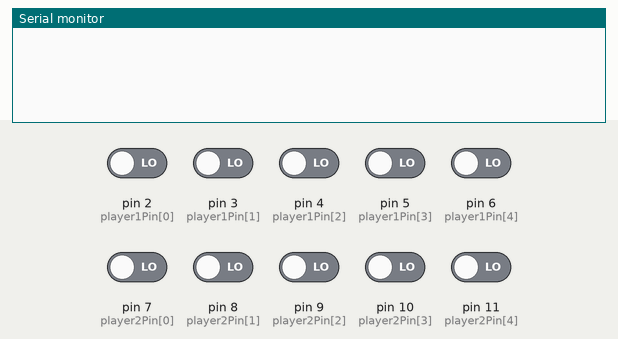
A sketch run on a simulated Arduino Uno, built with avr-gcc and run on an emulated ATmega328P. On the bench: the last lines printed to the serial monitor. Inputs (shaded band) come from the test bench; at power-on: pin 2 (player1Pin[0]), pin 3 (player1Pin[1]), pin 4 (player1Pin[2]), pin 5 (player1Pin[3]), pin 6 (player1Pin[4]), pin 7 (player2Pin[0]), pin 8 (player2Pin[1]), pin 9 (player2Pin[2]), pin 10 (player2Pin[3]), pin 11 (player2Pin[4]) LOW.

Above: at 6.8 s.
6.9 s: pin 2 (player1Pin[0]) driven HIGH
At 13.0 s:
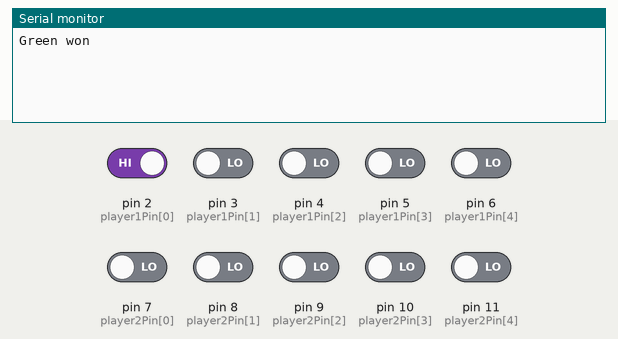
13.5 s: pin 7 (player2Pin[0]) driven HIGH
At 18.9 s:
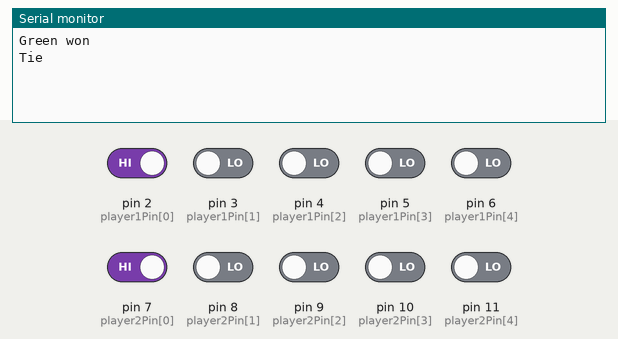
19.5 s: pin 8 (player2Pin[1]) driven HIGH
At 24.8 s:
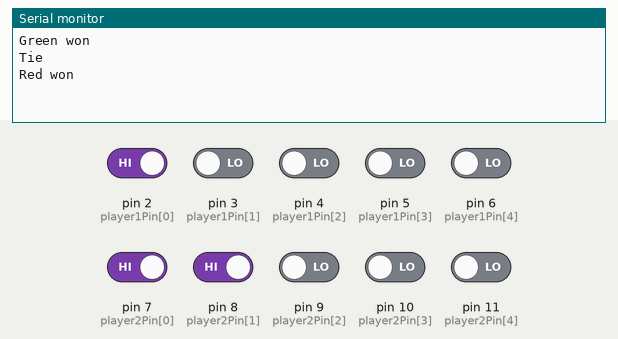
25.5 s: pin 3 (player1Pin[1]) driven HIGH and pin 7 (player2Pin[0]) driven LOW
At 33.9 s:
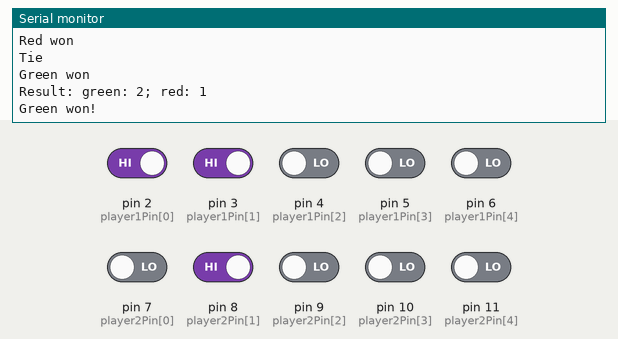

The sketch:

christmasbattle.ino
```cpp
int player1Pins = 5;
int player1Pin [] = {2, 3, 4, 5, 6};
int lastButtonStates [] = {LOW, LOW, LOW, LOW, LOW};
int player2Pins = 5;
int player2Pin [] = {7, 8, 9, 10, 11};
int buttonState1 = 0;
int buttonState2 = 0;
int lastButtonState1 = 0;
int lastButtonState2 = 0;
int buttonPushTimes = 0;
int count = 0;
int i = 0;
int j = 0;
int lastp1Score, lastp2Score;
int currentMillis = 0;
int interval = 3000;
int green = 0;
int red = 0;
int tie = 0;

boolean first = false;
void setup() {
  Serial.begin(9600);
  for (int i = 0; i < player1Pins; i++) {
    pinMode(player1Pin[i], INPUT);
  }
  for (int i = 0; i < player2Pins; i++) {
    pinMode(player2Pin[i], INPUT);
  }
}

void loop() {


  //any of p1 and any of p2 is pressed => compare
  // any of p1 or any of p2 is released => reset

  int p1Score = player1ActivatePins();
  delay(1);
  int p2Score = player2ActivatePins();
  delay(3000);

  if (first != false) {
    if (p1Score != lastp1Score || p2Score != lastp2Score) {

      ///Serial.print("Green:");
      ///Serial.print(p1Score);
     // delay(5000);
      ///Serial.print("; Red:");
      ///Serial.print(p2Score);
      ///Serial.print(": ");
      //delay(5000);
      compare(p1Score, p2Score);
    }

  }
  lastp1Score = p1Score;
  lastp2Score = p2Score;

}


int player1ActivatePins() {

  /////////////////
  boolean anyPressed = false;

  for (int i = 0; i < player1Pins; i++) {

    int buttonState = digitalRead(player1Pin[i]);

    // if button state changes
    if (buttonState != lastButtonStates[i]) {
      first = true;
      anyPressed = true;

      // if button pressed, print out pin num and increment pushtimes
      if (buttonState == HIGH) {
        buttonPushTimes++;
        lastButtonStates[i] = HIGH;

      }

      // if the button is unpressed, decrement pushtimes
      else {
        buttonPushTimes--;
        lastButtonStates[i] = LOW;
      }

    } // end of if button state changes

  } // end of for i = 0


  boolean anyIsNotLow = false;
  for (int i = 0; i < 5; i++) {
    if (lastButtonStates[i] != LOW) {
      anyIsNotLow = true;
    }
  }

  // anything is pressed and any is pressed
  if (anyPressed && anyIsNotLow && buttonPushTimes != 128) {
    return buttonPushTimes;
  }

}

int player2ActivatePins() {
  boolean anyPressed = false;

  for (int i = 0; i < player2Pins; i++) {

    int buttonState = digitalRead(player2Pin[i]);

    // if button state changes
    if (buttonState != lastButtonStates[i]) {
      // first = true;
      anyPressed = true;

      // if button pressed, print out pin num and increment pushtimes
      if (buttonState == HIGH) {
        buttonPushTimes++;
        lastButtonStates[i] = HIGH;
      }

      // if the button is unpressed, reset pushtimes
      else {
        buttonPushTimes--;
        lastButtonStates[i] = LOW;
      }

    } // end of if button state changes

  } // end of for i = 0


  boolean anyIsNotLow = false;
  for (int i = 0; i < 5; i++) {
    if (lastButtonStates[i] != LOW) {
      anyIsNotLow = true;
    }
  }
  if (anyPressed && anyIsNotLow) {
    return buttonPushTimes;
  }
}

void compare(int x, int y) {

  if (x > y) {
    Serial.println("Green won");
    green++;
  }
  if (x == y) {
    Serial.println("Tie");
    tie++;
  }

  if (x < y) {
    Serial.println("Red won");
    red++;
  }

  Serial.println();

  // print result
  if ((green + red + tie) == 5) {

    Serial.print("Result: ");
    //delay(5000);
    Serial.print("green: ");
    Serial.print(green);
    //delay(5000);
    Serial.print("; red: ");
    //delay(5000);
    Serial.println(red);
    //delay(5000);

    if (green > red) {
      Serial.println("Green won!");
      //delay(5000);
    }
    else if (green < red) {
      Serial.println("Red won!");
      //delay(5000);
    }
    else {
      Serial.println("They tied.");
      //delay(5000);
    }
   // Serial.println("----- -----\n");

    // delay so the new game won't start right away
    //delay(2000);

    // reset result
    red = 0;
    green = 0;
    tie = 0;
  }

}
```

Measured:
- after the input at 6.9 s, the serial monitor: prints a new line after 5.1 s (image 1)
- after the input at 13.5 s, the serial monitor: prints a new line after 4.5 s (image 2)
- after the input at 19.5 s, the serial monitor: prints a new line after 4.5 s (image 3)
- after the input at 25.5 s, the serial monitor: prints a new line after 4.5 s (image 4)
